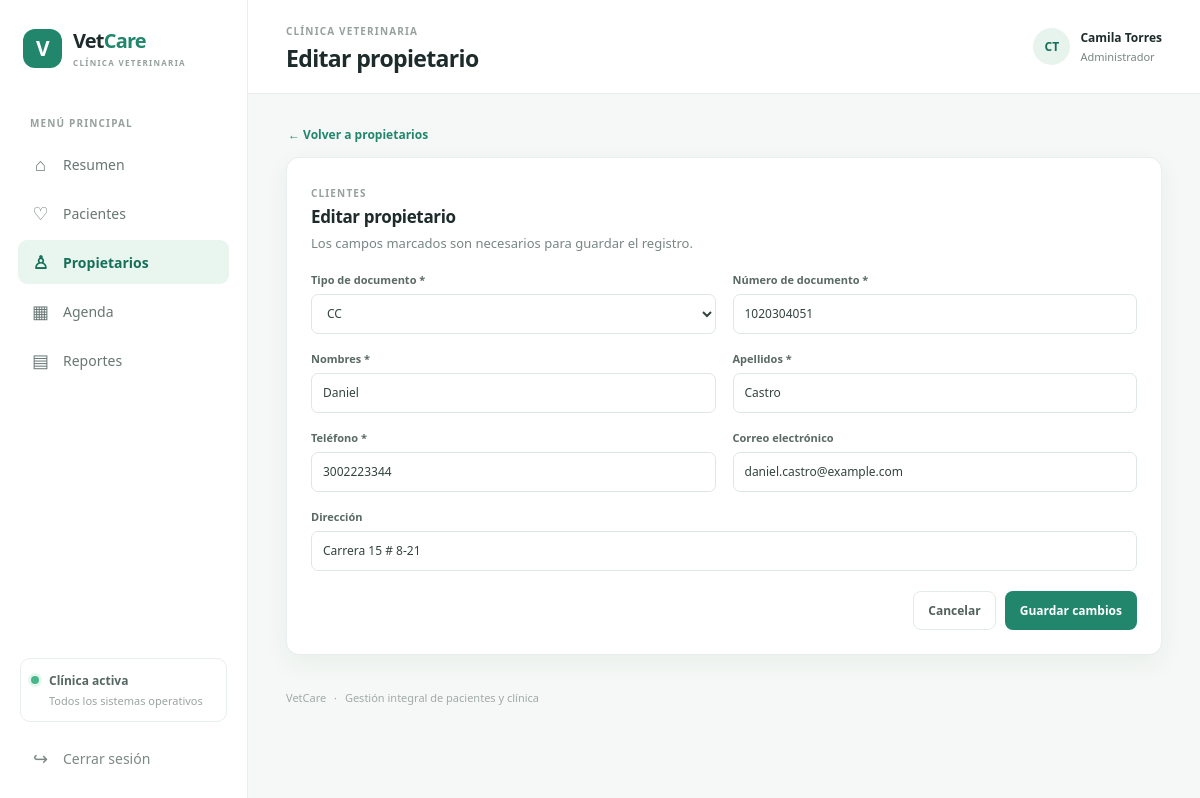
Page /index.php?controller=propietario&action=edit&id=2 (signed in) on the committed database.
### tables this page shows
CREATE TABLE propietarios (
    id_propietario  INT UNSIGNED NOT NULL AUTO_INCREMENT,
    tipo_documento  ENUM('CC','CE','TI','PAS','NIT') NOT NULL DEFAULT 'CC',
    documento       VARCHAR(20)  NOT NULL COMMENT 'Cédula / documento: identificador único del cliente',
    nombres         VARCHAR(100) NOT NULL,
    apellidos       VARCHAR(100) NOT NULL,
    telefono        VARCHAR(20)  NOT NULL,
    direccion       VARCHAR(200) NULL,
    correo          VARCHAR(150) NULL,
    fecha_registro  DATETIME NOT NULL DEFAULT CURRENT_TIMESTAMP,
    PRIMARY KEY (id_propietario),
    UNIQUE KEY uq_propietarios_documento (documento),
    UNIQUE KEY uq_propietarios_correo (correo),
    KEY idx_propietarios_apellidos (apellidos, nombres)
);

### app/controllers/PropietarioController.php (called while the page is built, shortened)
<?php
final class PropietarioController extends Controller
{
    public function edit(): void
    {
        $owner = (new Propietario($this->pdo))->buscarPorId($this->queryId());
        $this->view('propietarios/form', ['owner' => $owner]);
    }
    private function queryId(): int
    {
        $id = filter_input(INPUT_GET, 'id', FILTER_VALIDATE_INT);
        return $id;
    }
}

### index.php (called while the page is built, shortened)
<?php
function e(mixed $value): string
{
    return htmlspecialchars((string) $value, ENT_QUOTES | ENT_SUBSTITUTE, 'UTF-8');
}
require_once ROOT_PATH . '/app/config/database.php';
require_once ROOT_PATH . '/app/models/Propietario.php';
require_once ROOT_PATH . '/app/controllers/PropietarioController.php';
$controllerName = isset($_GET['controller']) && is_string($_GET['controller'])
    ? $_GET['controller']
    : (isset($_SESSION['user']) ? 'dashboard' : 'auth');
$action = isset($_GET['action']) && is_string($_GET['action'])
    ? $_GET['action']
    : ($controllerName === 'auth' ? 'login' : 'index');
try {
    $controller = new $controllerClass($pdo);
    $controller->{$action}();
} catch (Throwable $exception) {
    error_log((string) $exception);
    if (http_response_code() < 400) {
        http_response_code(500);
    }
    echo '<!doctype html><html lang="es"><meta charset="utf-8"><title>Error</title>';
    echo '<body><main><h1>No fue posible completar la solicitud</h1>';
    echo '<p>Ocurrió un error interno. Inténtalo nuevamente o contacta al administrador.</p>';
    echo '<p><a href="index.php">Volver al inicio</a></p></main></body></html>';
}

### app/models/Propietario.php (called while the page is built, shortened)
<?php
final class Propietario
{
    public function buscarPorId(int $id): ?array
    {
        $statement = $this->pdo->prepare('SELECT * FROM propietarios WHERE id_propietario = :id');
        $statement->execute(['id' => $id]);
        $owner = $statement->fetch();
        return $owner ?: null;
    }
}

### app/views/propietarios/form.php (the view, shortened to what this page needs)
<?php
$pageTitle = $owner ? 'Editar propietario' : 'Nuevo propietario';
$isEdit = isset($owner['id_propietario']);
$action = $isEdit ? 'update' : 'save';
?>
<div class="form-page">
    <a class="back-link" href="index.php?controller=propietario">← Volver a propietarios</a>
    <section class="panel form-panel">
        <div class="panel-heading"><div><span class="eyebrow">CLIENTES</span><h2><?= e($pageTitle) ?></h2><p class="muted">Los campos marcados son necesarios para guardar el registro.</p></div></div>
        <form method="post" action="index.php?controller=propietario&action=<?= e($action) ?>" class="form-grid">
            <div class="field"><label for="tipo_documento">Tipo de documento *</label><select id="tipo_documento" name="tipo_documento" required>
                <?php foreach (['CC', 'CE', 'TI', 'PAS', 'NIT'] as $type): ?><option value="<?= e($type) ?>" <?= ($owner['tipo_documento'] ?? 'CC') === $type ? 'selected' : '' ?>><?= e($type) ?></option><?php endforeach; ?>
            </select></div>
            <div class="field"><label for="documento">Número de documento *</label><input id="documento" name="documento" maxlength="20" value="<?= e($owner['documento'] ?? '') ?>" required></div>
            <div class="field"><label for="nombres">Nombres *</label><input id="nombres" name="nombres" maxlength="100" value="<?= e($owner['nombres'] ?? '') ?>" required></div>
            <div class="field"><label for="apellidos">Apellidos *</label><input id="apellidos" name="apellidos" maxlength="100" value="<?= e($owner['apellidos'] ?? '') ?>" required></div>
            <div class="field"><label for="telefono">Teléfono *</label><input id="telefono" name="telefono" type="tel" maxlength="20" value="<?= e($owner['telefono'] ?? '') ?>" required></div>
            <div class="field"><label for="correo">Correo electrónico</label><input id="correo" name="correo" type="email" maxlength="150" value="<?= e($owner['correo'] ?? '') ?>"></div>
            <div class="field field-full"><label for="direccion">Dirección</label><input id="direccion" name="direccion" maxlength="200" value="<?= e($owner['direccion'] ?? '') ?>"></div>
            <div class="form-actions field-full"><a class="button button-light" href="index.php?controller=propietario">Cancelar</a><button class="button button-primary" type="submit"><?= $isEdit ? 'Guardar cambios' : 'Registrar propietario' ?></button></div>
        </form>
    </section>
</div>

### public/css/app.css (style rules this page uses)
:root { --ink: #1d2b2a; --muted: #788684; --line: #e8eeeb; --surface: #ffffff; --canvas: #f5f8f6; --green: #21866c; --green-dark: #176f59; --mint: #e5f5ee; --blue: #e9f1fb; --gold: #fff4d8; --rose: #ffedf0; --shadow: 0 8px 26px rgba(37, 71, 58, .055); }
* { box-sizing: border-box; }
body { margin: 0; background: var(--canvas); color: var(--ink); font-family: "Segoe UI", Arial, sans-serif; font-size: 14px; }
a { color: inherit; text-decoration: none; }
button, input, select, textarea { font: inherit; }
button, a, select { -webkit-tap-highlight-color: transparent; }
h1, h2, h3, p { margin-top: 0; }
h1, h2, h3, .brand { font-family: "Segoe UI", Arial, sans-serif; }
.nav-caption, .eyebrow { color: #96a19e; font-size: 10px; font-weight: 700; letter-spacing: 1.15px; }
.welcome-row, .page-toolbar, .panel-heading { display: flex; align-items: center; justify-content: space-between; gap: 18px; }
.muted { color: var(--muted); font-size: 13px; line-height: 1.6; }
.metric-card, .panel { border: 1px solid var(--line); border-radius: 13px; background: var(--surface); box-shadow: var(--shadow); }
.panel { overflow: hidden; padding: 21px 22px; }
.panel-heading { margin-bottom: 18px; }
.panel-heading h2 { display: flex; align-items: center; gap: 9px; margin: 4px 0 0; font-size: 17px; letter-spacing: -.35px; }
.panel-heading .muted { margin: 5px 0 0; }
.text-link, .back-link { color: var(--green); font-size: 12px; font-weight: 700; }
.button { display: inline-flex; min-height: 39px; align-items: center; justify-content: center; gap: 7px; padding: 0 14px; border: 1px solid transparent; border-radius: 8px; font-size: 12px; font-weight: 700; cursor: pointer; transition: .15s ease; }
.button-primary { background: var(--green); color: #fff; }
.button-light { border-color: #e3ebe7; background: #fff; color: #52615d; }
input, select, textarea { width: 100%; min-height: 40px; padding: 9px 11px; border: 1px solid #dfe7e3; border-radius: 7px; outline: 0; background: #fff; color: #344440; font-size: 12px; transition: border-color .15s, box-shadow .15s; }
.form-page { max-width: 880px; width: 100%; margin: 0 auto; }
.back-link { display: inline-block; margin: 0 0 14px 2px; }
.form-panel { padding: 24px; }
.form-panel .panel-heading { justify-content: flex-start; }
.form-grid { display: grid; grid-template-columns: repeat(2, minmax(0, 1fr)); gap: 17px; }
.field { display: grid; align-content: start; gap: 7px; }
.field label, .filter-form label { color: #596964; font-size: 11px; font-weight: 700; }
.field-full { grid-column: 1 / -1; }
.form-actions { display: flex; justify-content: flex-end; gap: 9px; margin-top: 3px; }

### rows in the picture
propietarios: documento "1020304051", nombres "Daniel", apellidos "Castro", telefono "3002223344", correo "daniel.castro@example.com", direccion "Carrera 15 # 8-21"

### other values in the picture
$pageTitle "Editar propietario"
$initials "CT"
$name "Camila Torres"
$role "Administrador"
form field tipo_documento "CC"
